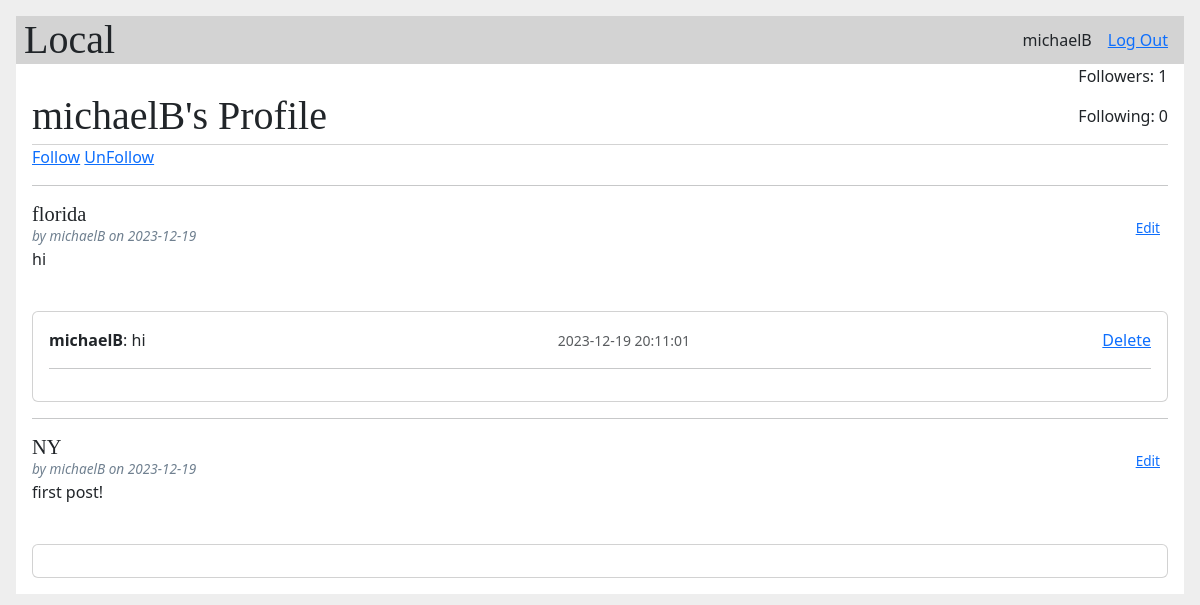
Page /user/michaelB (signed in) on the committed database.
### tables this page shows
CREATE TABLE user (
  id INTEGER PRIMARY KEY AUTOINCREMENT,
  email TEXT UNIQUE NOT NULL,
  username TEXT UNIQUE NOT NULL,
  password TEXT NOT NULL,
  first_name TEXT NOT NULL,
  last_name TEXT NOT NULL,
  Location TEXT
);

CREATE TABLE post (
  id INTEGER PRIMARY KEY AUTOINCREMENT,
  author_id INTEGER NOT NULL,
  created TIMESTAMP NOT NULL DEFAULT CURRENT_TIMESTAMP,
  destination TEXT NOT NULL,
  body TEXT NOT NULL,
  FOREIGN KEY (author_id) REFERENCES user (id)
);

CREATE TABLE comment (
  id INTEGER PRIMARY KEY AUTOINCREMENT,
  author_id INTEGER NOT NULL,
  post_id INTEGER NOT NULL,
  created TIMESTAMP NOT NULL DEFAULT CURRENT_TIMESTAMP,
  body TEXT NOT NULL,
  FOREIGN KEY (author_id) REFERENCES user (id) ON DELETE CASCADE,
  FOREIGN KEY (post_id) REFERENCES post (id) ON DELETE CASCADE
);

### flaskr/blog.py (the view)
@bp.route('/user/<username>', methods = ['GET','POST'])
def user(username):
   db = get_db()
   user = db.execute('SELECT * FROM user WHERE username = ?', (username,)).fetchone()
   if user is None:
      flash("username not found")
   posts = db.execute('SELECT p.id, destination, body, created, author_id, username'
        ' FROM post p JOIN user u ON p.author_id = u.id'
        ' WHERE u.id = ?'
        ' ORDER BY created DESC',
        (user['id'],)
    ).fetchall()
   comments = {}
   for post in posts:
      post_id = post['id']
      post_comments = db.execute(
         'SELECT c.id, body, username, created, author_id '
          'FROM comment c JOIN user u ON c.author_id = u.id '
          'WHERE c.post_id = ?',
          (post_id,)
      ).fetchall()
      comments[post_id] = post_comments
   follower_count = db.execute('SELECT COUNT(*) FROM followers WHERE following_id = ?', (user['id'],)).fetchone()[0]
   following_count = db.execute('SELECT COUNT(*) FROM followers WHERE follower_id = ?', (user['id'],)).fetchone()[0]
   return render_template('blog/user.html', posts=posts, comments=comments, user=user, follower_count=follower_count, following_count = following_count)

### flaskr/auth.py (called while the page is built)
@bp.before_app_request
def load_logged_in_user():
   user_id = session.get('user_id')
   if user_id is None:
      g.user = None
   else:
      g.user = get_db().execute(
         'SELECT * FROM user WHERE id = ?', (user_id,)
      ).fetchone()

### flaskr/db.py (called while the page is built)
def get_db():
    if 'db' not in g:
        g.db = sqlite3.connect(
            current_app.config['DATABASE'],
            detect_types=sqlite3.PARSE_DECLTYPES
        )
        g.db.row_factory = sqlite3.Row
    return g.db

### flaskr/templates/blog/user.html
{% extends 'base.html' %}
{% block header %}
  <h1>{% block title %} {{ user['username'] }}'s Profile{% endblock %}</h1>
  <div>
    <p> Followers: {{follower_count}} </p> <p> Following: {{following_count}} </p>
  </div>
{% endblock %}
    {% block content %}
    <a href="{{ url_for('blog.follow', username= user['username']) }}">Follow</a>
    <a href="{{ url_for('blog.unfollow', username=user['username']) }}">UnFollow</a> <hr>
    {% for post in posts %}
      <article class="post">
        <header>
          <div>
            <h1>{{ post['destination'] }}</h1>
            <div class="about">by {{ post['username'] }} on {{ post['created'].strftime('%Y-%m-%d') }}</div>
          </div>
          {% if g.user['id'] == post['author_id'] %}
            <a class="action" href="{{ url_for('blog.update', id=post['id']) }}">Edit</a>
          {% endif %}
        </header>
        <p class="body">{{ post['body'] }}</p>
        <br />
        <div class="card" id="comments-{{ post['id'] }}">
          <div class="card-body" id="comments-expanded-{{ post['id'] }}">
            {% if comments[post['id']] %}
              {% for comment in comments[post['id']] %}
                <div class="d-flex justify-content-between align-items-center">
                  <div>
                    <b>{{ comment.username }}</b>: {{ comment.body }}
                  </div>
                  <div>
                    <small class="text-muted">{{ comment.created }}</small>
                  </div>
                  {% if g.user['id'] == comment.author_id %}
                    <a href="{{ url_for('blog.delete_comment', comment_id=comment.id) }}">Delete</a>
                  {% endif %}
                </div>
                <hr>
              {% endfor %}
            {% endif %}
          </div>
        </div>
      </article>
      {% if not loop.last %}
        <hr>
      {% endif %}
    {% endfor %}
  {% endblock %}

### flaskr/templates/base.html (shortened to what this page needs)
<!doctype html>
<html>
  <head>
    <link rel="stylesheet" href="{{ url_for('static', filename='css/styles.css') }}">
    <link rel="stylesheet" href="https://cdn.jsdelivr.net/npm/bootstrap@5.3.0/dist/css/bootstrap.min.css">
  </head>
  <nav>
      <h1>Local</h1>
      <ul>
        {% if g.user %}
          <li><span>{{ g.user['username'] }}</span>
          <li><a href="{{ url_for('auth.logout') }}">Log Out</a>
        {% else %}
          <li><a href="{{ url_for('auth.register') }}">Register</a>
          <li><a href="{{ url_for('auth.login') }}">Log In</a>
        {% endif %}
      </ul>
    </nav>
    <section class="content">
      <header>
        {% block header %}{% endblock %}
      </header>
      {% block content %}{% endblock %}
  </section>
</html>

### flaskr/static/css/styles.css (style rules this page uses)
html { font-family: sans-serif; background: #eee; padding: 1rem; }
h1, h2, h3, h4, h5, h6 { font-family: serif; color: #377ba8; margin: 1rem 0; }
a { color: #377ba8; }
hr { border: none; border-top: 1px solid lightgray; }
nav { background: lightgray; display: flex; align-items: center; padding: 0 0.5rem; }
nav h1 { flex: auto; margin: 0; }
nav ul { display: flex; list-style: none; margin: 0; padding: 0; }
nav ul li a, nav ul li span, header .action { display: block; padding: 0.5rem; }
.content { padding: 0 1rem 1rem; }
.content > header { border-bottom: 1px solid lightgray; display: flex; align-items: flex-end; }
.content > header h1 { flex: auto; margin: 1rem 0 0.25rem 0; }
.post > header { display: flex; align-items: flex-end; font-size: 0.85em; }
.post > header > div:first-of-type { flex: auto; }
.post > header h1 { font-size: 1.5em; margin-bottom: 0; }
.post .about { color: slategray; font-style: italic; }
.post .body { white-space: pre-line; }
.content:last-child { margin-bottom: 0; }

### rows in the picture
user: user.username "michaelB", username "michaelB"
post: destination "florida", username "michaelB", created "2023-12-19", body "hi"
comment: username "michaelB", body "hi", created "2023-12-19 20:11:01"
post: destination "NY", username "michaelB", created "2023-12-19", body "first post!"

### other values in the picture
{{ follower_count }} "1"
{{ following_count }} "0"
